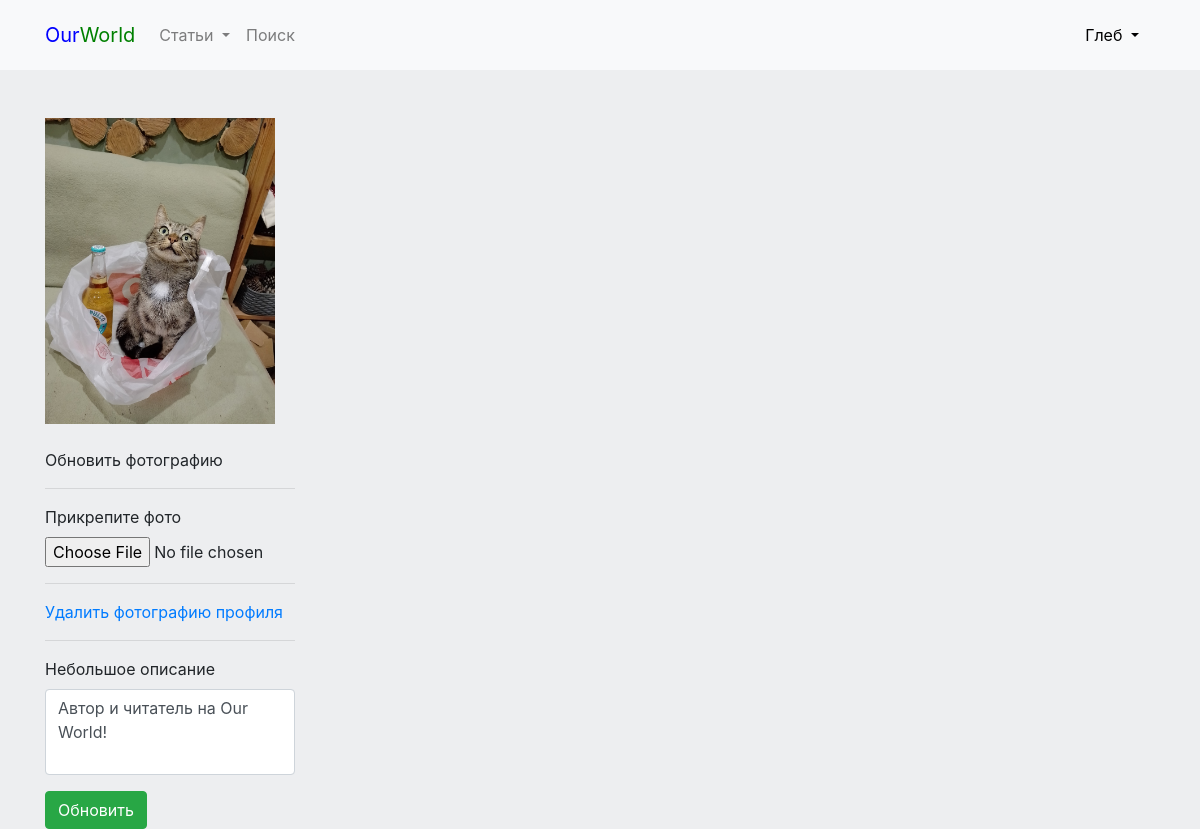
The page /settings-profile.php?id=1 (signed in) on the database its author committed.
### tables this page shows
CREATE TABLE `users` (
  `id` bigint(24) NOT NULL,
  `name` varchar(255) DEFAULT NULL,
  `surname` varchar(250) DEFAULT NULL,
  `email` varchar(150) DEFAULT NULL,
  `login` varchar(255) DEFAULT NULL,
  `password` varchar(255) DEFAULT NULL,
  `avatar` varchar(500) DEFAULT 'storage/avatars/avatar.png',
  `description` text DEFAULT 'Автор и читатель на Our World!'
);

### app/User.php (called while the page is built, shortened)
<?php
class User extends Connect
{
    public static function get_one($id)
    {
        $id = htmlspecialchars($id);
        $sql = "SELECT * FROM `users` WHERE `id` = '$id'";
        $query = mysqli_query(self::db(), $sql);
        return mysqli_fetch_assoc($query);
    }
}

### app/Connect.php (called while the page is built, shortened)
<?php
class Connect
{
    private static $host = "127.0.0.1";
    private static $user = "root";
    private static $password = "";
    private static $name = "ourworld";
    public static function db()
    {
        $db = mysqli_connect(self::$host, self::$user, self::$password, self::$name);
        return $db;
    }
}

### settings-profile.php (the view, shortened to what this page needs)
<!DOCTYPE html>
<html lang="en">
<?php require_once "includes/head.php" ?>
<body>
<?php require_once "includes/header.php" ?>
    <main>
        <div class="container mt-5">
        <?php
            $user = User::get_one($_GET["id"])
        ?>
            <div class="profile_settings">
                <img src="<?=$user["avatar"]?>" alt="" width="230">
                <br><br>
                <form method="POST" action="/settings-profile.php?id=<?=$user["id"]?>" enctype="multipart/form-data">
                    <p>Обновить фотографию</p>
                    <hr>
                    <div class="form-group">
                        <label for="image">Прикрепите фото</label>
                        <input type="file" class="form-control-file" name="avatar">
                    </div>
                    <hr>
                    <?php
                        if($user["avatar"] !== "storage/avatars/avatar.png")
                        {
                        ?>
                            <a href="actions/delete_avatar.php?id=<?=$user["id"]?>">Удалить фотографию профиля</a>
                            <hr>
                        <?php
                        }
                    ?>
                    <div class="form-group">
                        <label for="description">Небольшое описание</label>
                        <textarea class="form-control" rows="3" name="description"><?=$user["description"]?></textarea>
                    </div>
                    <button type="submit" class="btn btn-success" name="submit">Обновить</button>
                </form>
            </div>
        </div>
    </main>
</body>
</html>

### assets/css/style.css (style rules this page uses)
html, body { background-color: #EDEEF0; }
textarea { resize: none; }
.profile_settings { width: 250px; }

### rows shown on the page
users: avatar (picture), description "Автор и читатель на Our World!"

### other values the page prints
$_SESSION["name"] "Глеб"
